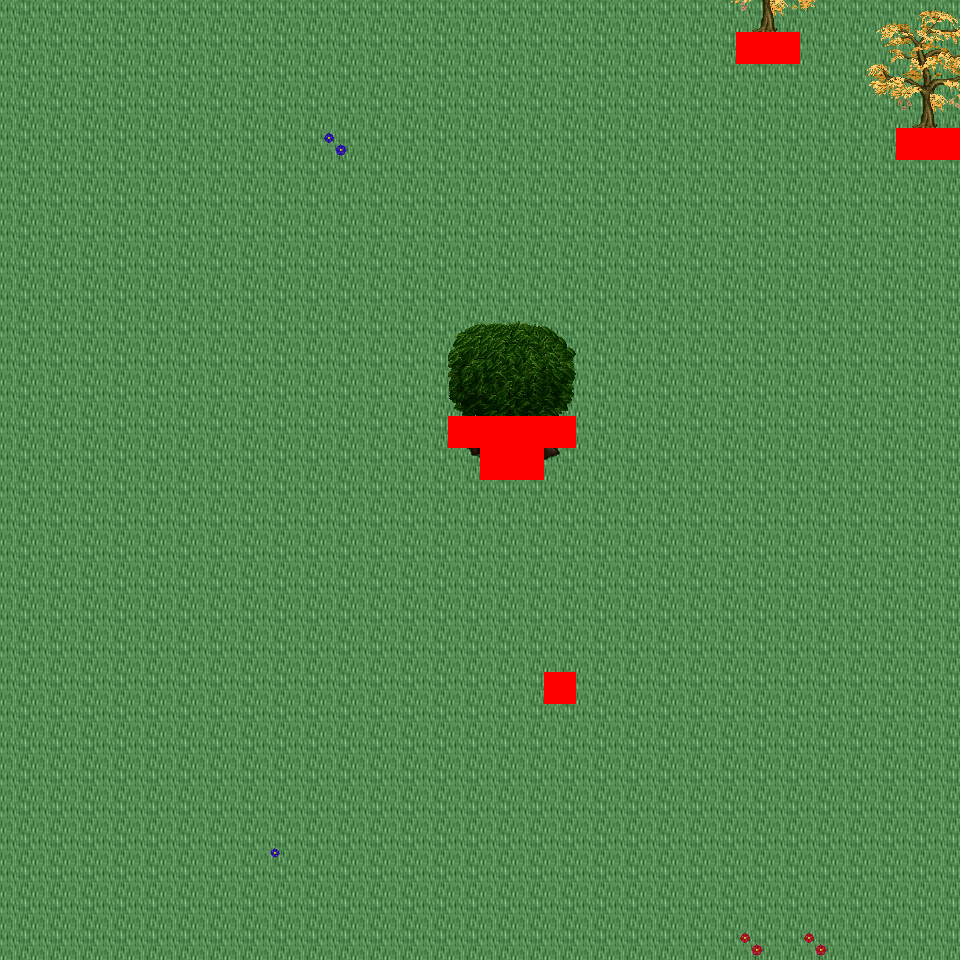

Below is a game level as drawn by its tile map, then a one-line description and the .tmx that defines it (tile-layer data replaced by summaries):
An orthogonal 30x30 tile map with 32x32 px tiles, 6 tile layers (Ground, Object, Object2, Above, ...), 18 tilesets and 4 objects (4x mapExit).

<map version="1.0" orientation="orthogonal" renderorder="right-down" width="30" height="30" tilewidth="32" tileheight="32" nextobjectid="5">
  <tileset firstgid="1" name="tileset_logic_collision" tilewidth="32" tileheight="32" tilecount="1" columns="1">
    <image source="../drawable/tileset_logic_collision.png" width="32" height="32" />
  </tileset>
  <tileset firstgid="2" name="tileset_ground_ground" tilewidth="32" tileheight="32" tilecount="33" columns="3">
    <image source="../drawable/tileset_ground_ground.png" width="96" height="352" />
  </tileset>
  <tileset firstgid="35" name="tileset_ground_grass_corners" tilewidth="32" tileheight="32" tilecount="24" columns="6">
    <image source="../drawable/tileset_ground_grass_corners.png" width="192" height="128" />
  </tileset>
  <tileset firstgid="59" name="tileset_ground_grass_edges" tilewidth="32" tileheight="32" tilecount="36" columns="12">
    <image source="../drawable/tileset_ground_grass_edges.png" width="384" height="96" />
  </tileset>
  <tileset firstgid="95" name="tileset_ground_grass_2" tilewidth="32" tileheight="32" tilecount="21" columns="3">
    <image source="../drawable/tileset_ground_grass_2.png" width="96" height="224" />
  </tileset>
  <tileset firstgid="116" name="tileset_plant_leaves" tilewidth="32" tileheight="32" tilecount="8" columns="4">
    <image source="../drawable/tileset_plant_leaves.png" width="128" height="64" />
  </tileset>
  <tileset firstgid="124" name="tileset_plant_tree_tree_darkgreen" tilewidth="32" tileheight="32" tilecount="88" columns="8">
    <image source="../drawable/tileset_plant_tree_tree_darkgreen.png" width="256" height="352" />
  </tileset>
  <tileset firstgid="212" name="tileset_plant_tree_fall_trees" tilewidth="32" tileheight="32" tilecount="40" columns="8">
    <image source="../drawable/tileset_plant_tree_fall_trees.png" width="256" height="160" />
  </tileset>
  <tileset firstgid="252" name="tileset_plant_tree_pine_tree" tilewidth="32" tileheight="32" tilecount="20" columns="4">
    <image source="../drawable/tileset_plant_tree_pine_tree.png" width="128" height="160" />
  </tileset>
  <tileset firstgid="272" name="tileset_plant_stump_hollow_logs" tilewidth="32" tileheight="32" tilecount="6" columns="3">
    <image source="../drawable/tileset_plant_stump_hollow_logs.png" width="96" height="64" />
  </tileset>
  <tileset firstgid="278" name="tileset_plant_stump_small_stump" tilewidth="32" tileheight="32" tilecount="4" columns="2">
    <image source="../drawable/tileset_plant_stump_small_stump.png" width="64" height="64" />
  </tileset>
  <tileset firstgid="282" name="tileset_plant_stump_stump_pale_purple" tilewidth="32" tileheight="32" tilecount="4" columns="2">
    <image source="../drawable/tileset_plant_stump_stump_pale_purple.png" width="64" height="64" />
  </tileset>
  <tileset firstgid="286" name="tileset_plant_flower_daisy_blue" tilewidth="32" tileheight="32" tilecount="8" columns="2">
    <image source="../drawable/tileset_plant_flower_daisy_blue.png" width="64" height="128" />
  </tileset>
  <tileset firstgid="294" name="tileset_plant_flower_daisy_red" tilewidth="32" tileheight="32" tilecount="8" columns="2">
    <image source="../drawable/tileset_plant_flower_daisy_red.png" width="64" height="128" />
  </tileset>
  <tileset firstgid="302" name="tileset_plant_flower_daisy_white" tilewidth="32" tileheight="32" tilecount="8" columns="2">
    <image source="../drawable/tileset_plant_flower_daisy_white.png" width="64" height="128" />
  </tileset>
  <tileset firstgid="310" name="tileset_plant_flower_daisy_yellow" tilewidth="32" tileheight="32" tilecount="8" columns="2">
    <image source="../drawable/tileset_plant_flower_daisy_yellow.png" width="64" height="128" />
  </tileset>
  <tileset firstgid="318" name="tileset_logic_creature_ent" tilewidth="32" tileheight="32" tilecount="4" columns="4">
    <image source="../drawable/tileset_logic_creature_ent.png" width="128" height="32" />
  </tileset>
  <tileset firstgid="322" name="tileset_logic_creature_animal" tilewidth="32" tileheight="32" tilecount="32" columns="8">
    <image source="../drawable/tileset_logic_creature_animal.png" width="256" height="128" />
  </tileset>
  <layer name="Ground" width="30" height="30">
    <data>[900 cells, 900 non-empty, 1 distinct tile ids]</data>
  </layer>
  <layer name="Object" width="30" height="30">
    <data>[900 cells, 17 non-empty, 14 distinct tile ids]</data>
  </layer>
  <layer name="Object2" width="30" height="30">
    <data>[900 cells, 8 non-empty, 8 distinct tile ids]</data>
  </layer>
  <layer name="Above" width="30" height="30">
    <data>[900 cells, 28 non-empty, 25 distinct tile ids]</data>
  </layer>
  <layer name="Above2" width="30" height="30">
    <data>[900 cells, 0 non-empty, 0 distinct tile ids]</data>
  </layer>
  <layer name="Walkable" width="30" height="30">
    <data>[900 cells, 11 non-empty, 1 distinct tile ids]</data>
  </layer>
  <objectgroup name="MapEvents">
    <object id="1" name="north" type="mapExit" x="0" y="0" width="960" height="32">
      <properties>
        <property name="map" value="level_0_x17_y27" />
        <property name="x" value="0" />
        <property name="y" value="28" />
      </properties>
    </object>
    <object id="2" name="south" type="mapExit" x="0" y="928" width="960" height="32">
      <properties>
        <property name="map" value="level_0_x17_y29" />
        <property name="x" value="0" />
        <property name="y" value="1" />
      </properties>
    </object>
    <object id="3" name="east" type="mapExit" x="928" y="0" width="32" height="128">
      <properties>
        <property name="map" value="level_0_x18_y28" />
        <property name="x" value="1" />
        <property name="y" value="0" />
      </properties>
    </object>
    <object id="4" name="east2" type="mapExit" x="928" y="160" width="32" height="800">
      <properties>
        <property name="map" value="level_0_x18_y28" />
        <property name="x" value="1" />
        <property name="y" value="5" />
      </properties>
    </object>
  </objectgroup>
</map>
